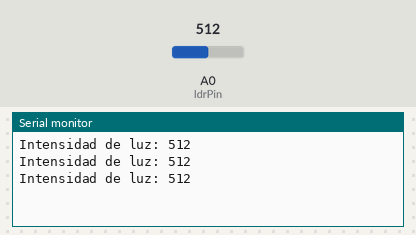
This sketch was run on a simulated Arduino Uno, built with avr-gcc and run on an emulated ATmega328P. Parts: the last lines printed to the serial monitor. The test bench sets the inputs (shaded band); at power-on: A0 (ldrPin) = 512.

Above: at 1.3 s.
1.4 s: A0 (ldrPin) set to 716
At 1.9 s:
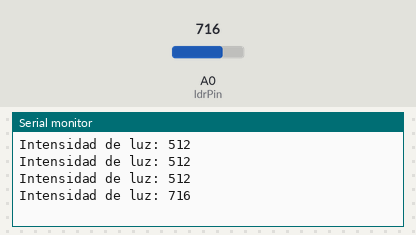
2.9 s: A0 (ldrPin) set to 900
At 3.4 s:
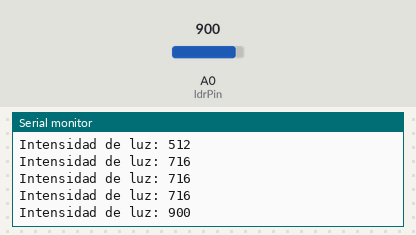
Timing chart, 0 to 5.9 s (numbered marks = the images above; inputs shaded):
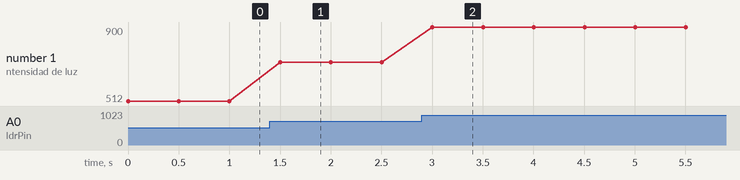

Measured:
- after the input at 1.4 s, the serial monitor: prints a new line after 0.10 s (image 1)
- after the input at 2.9 s, the serial monitor: prints a new line after 0.10 s (image 2)
- plotted number 1: 512 → 716 after the input at 1.4 s, 716 → 900 after the input at 2.9 s

The sketch:

Ejemplo_LDR.ino
```cpp
int ldrPin = A0; // Pin analógico donde está conectada la LDR
int ldrValue = 0; // Variable para almacenar el valor de la LDR

void setup() {
  Serial.begin(9600); // Inicializa la comunicación serial
}

void loop() {
  ldrValue = analogRead(ldrPin); // Lee el valor analógico de la LDR
  Serial.print("Intensidad de luz: ");
  Serial.println(ldrValue); // Muestra el valor en el monitor serial
  delay(500); // Pausa de 500 ms entre lecturas
}
```
